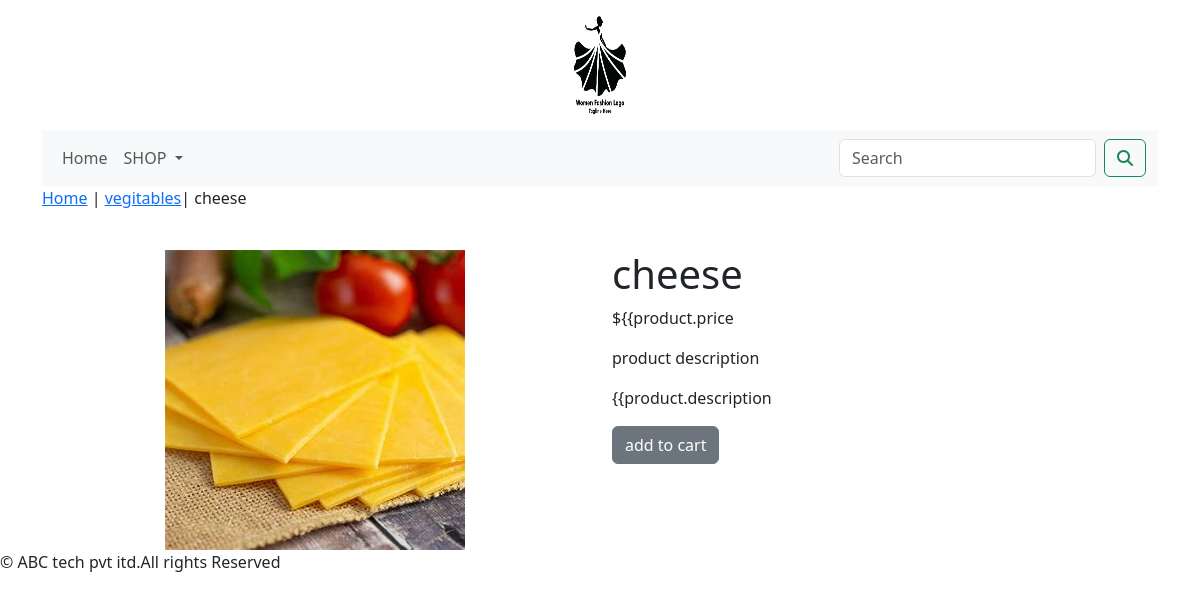
Page /shop/vegitables/cheese/ on the committed database.
### shop/models.py (models this page shows, shortened)
class Product(models.Model):
    name=models.CharField(max_length=250,unique=True)
    slug=models.SlugField(max_length=250,unique=True)
    description=models.TextField(blank=True)
    price=models.DecimalField(max_digits=10,decimal_places=2)
    category=models.ForeignKey(Category,on_delete=models.CASCADE)
    image=models.ImageField(upload_to='product',blank=True)
    stock=models.IntegerField()
    available=models.BooleanField(default=True)
    created=models.DateTimeField(auto_now_add=True)
    updated=models.DateTimeField(auto_now=True)
    class Meta:
        ordering=('name',)
        verbose_name='product'
        verbose_name_plural='products'

class Category(models.Model):
    name=models.CharField(max_length=250,unique=True)
    slug=models.SlugField(max_length=250,unique=True)
    description=models.TextField(blank=True)
    image=models.ImageField(upload_to='category',blank=True)
    class Meta:
        ordering=('name',)
        verbose_name='category'
        verbose_name_plural='categories'
    def get_url(self):
        return reverse('shop:products_by_category',args=[self.slug])
    def __str__(self):
        return '{}'.format(self.name)

### shop/views.py (the view)
# urls.py: path('<slug:c_slug>/<slug:product_slug>/',views.proDetail,name='prodCatdetail'),
def proDetail(request,c_slug,product_slug):
    try:
        product=Product.objects.get(category__slug=c_slug,slug=product_slug)
    except Exception as e:
        raise e
    return render(request,'product.html',{'product':product})

### cart/context_processors.py (called while the page is built)
def counter(request):
    item_count=0
    if 'admin' in request.path:
        return {}
    else:
        try:
            cart=Cart.objects.filter(cart_id=_cart_id(request))
            cart_items=Cartitem.objects.all().filter(cart=cart[:1])
            for cart_item in cart_items:
                item_count += cart_item.quantity
        except Cart.DoesNotExist:
            item_count =0
    return dict(item_count=item_count)

### cart/views.py (called while the page is built)
def _cart_id(request):
    cart=request.session.session_key
    if not cart:
        cart=request.session.create()
    return cart

### shop/context_processors.py (called while the page is built)
def menu_links(request):
    links=Category.objects.all()
    return dict(links=links)

### templates/product.html (shortened to what this page needs)
{% extends 'base.html' %}
{% load static %}
{% block content %}
<div class="row my_prod_row_class">
    <div class="mx_auto">
        <p> <a href="{% url 'shop:allProdCat' %}">Home</a> | <a href ="{{product.category.get_url}}">{{product.category}}</a>| {{product.name}}</p>
    </div>
<div class="container">
<br>
<div class="row">
    <div class="col-12 col-sm-12 col-md-12 col-lg-6 text-center">
        <div style="min-width:18rem">
            <img src="{{product.image.url}}" alt="{{product.name}}">
        </div>
    </div>
        <div class="col-12 col-sm-12 col-md-12 col-lg-6">
            <div>
            <h1 class="my_prod_title">{{product.name}}</h1>
            <p>${{product.price</p>
            <p class="my_title"> product description</p>
            <p class="text-justify my_prod_text">{{product.description</p>
            {% if product.stock <= 0 %}
            <p class="text-justify my_prod_text"><b> out of stock</b></p>
            {% else %}
            <a class="btn btn-secondary" href="{% url 'cart:add_cart' product.id %}">add to cart</a>
            {% endif %}
        </div>
    </div>
</div>
</div>
</div>
{% endblock %}

### rows in the picture
Product: category "vegitables", name "cheese", image (picture)
